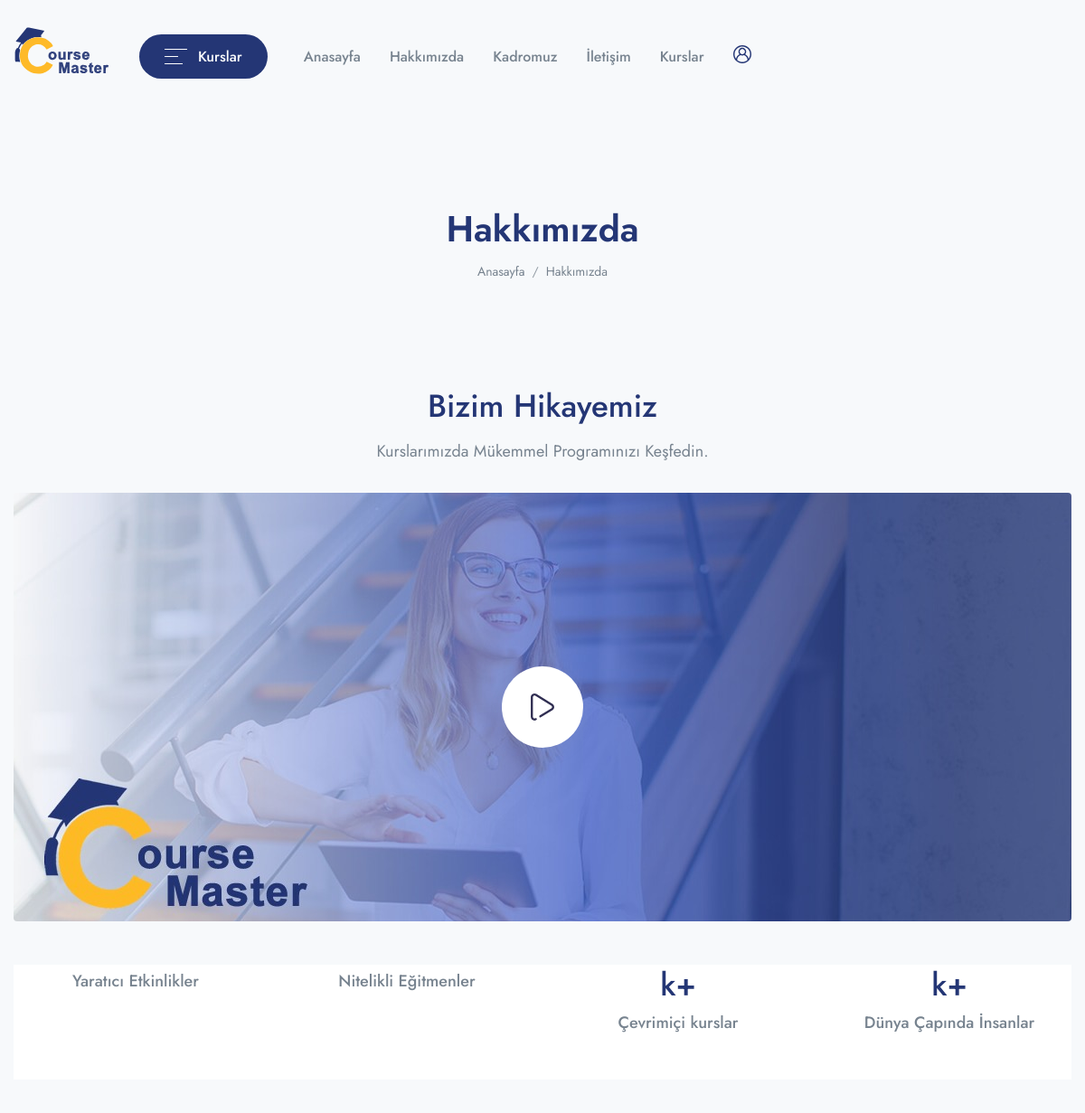
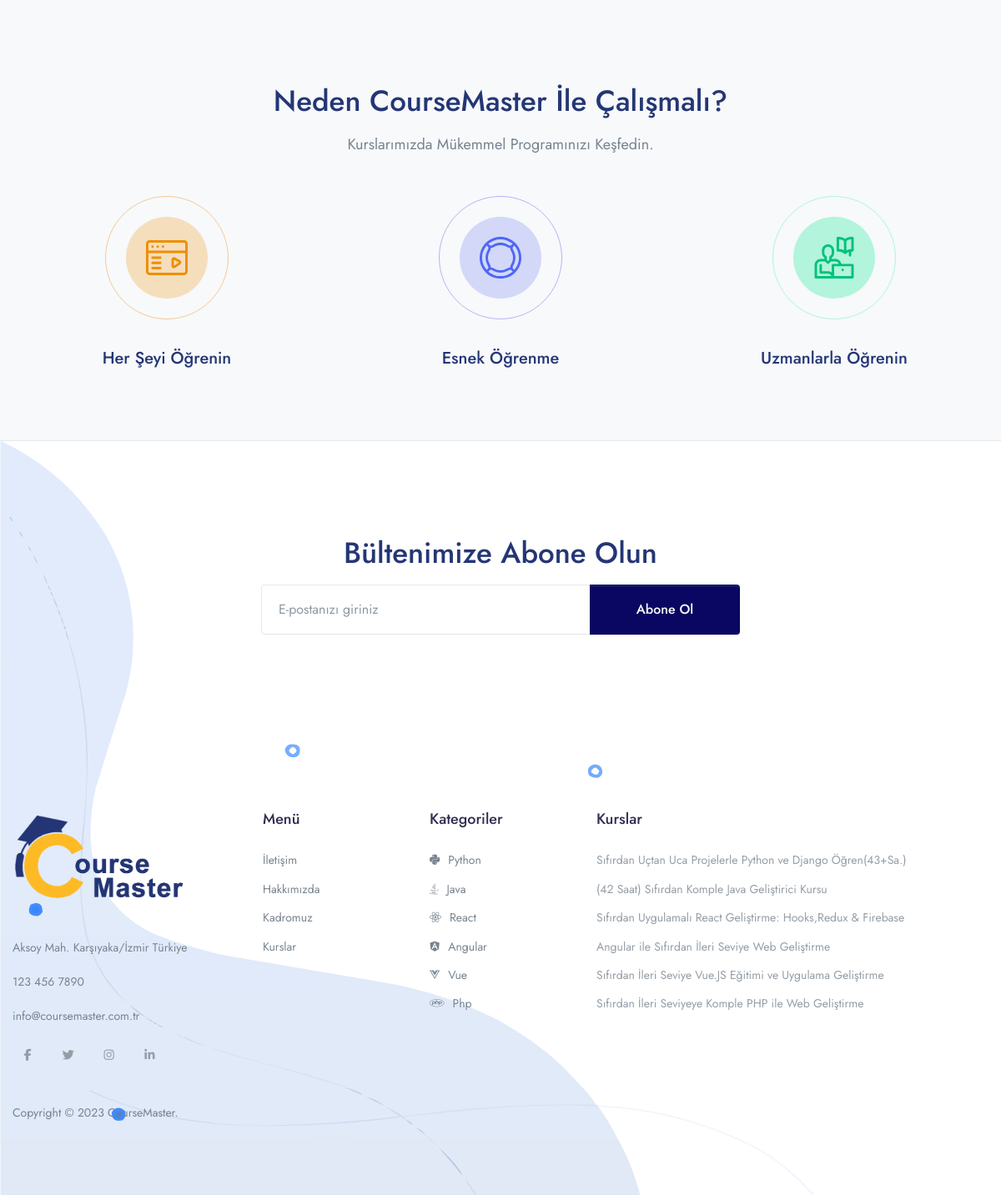
/about, run on the app's committed database (2 pictures, top to bottom).
### app/models.py (models this page shows, shortened)
class Categories(models.Model):
    icon = models.CharField(max_length=200,null=True)
    name = models.CharField(max_length=200)
    def get_all_category(self):
        return Categories.objects.all().order_by("id")

class Course(models.Model):
    STATUS = (
        ('PUBLISH','PUBLISH'),
        ('DRAFT','DRAFT'),
    )
    featured_image = models.ImageField(upload_to="Media/featured_img",null=True)
    featured_video = models.CharField(max_length = 300, null=True)
    title = models.CharField(max_length=500)
    created_at = models.DateField(auto_now_add=True)
    author = models.ForeignKey(Author,on_delete=models.CASCADE,null=True)
    category =models.ForeignKey(Categories,on_delete=models.CASCADE)
    level=models.ForeignKey(Level,on_delete=models.CASCADE,null=True)
    description = models.TextField()
    price = models.IntegerField(null=True,default=0)
    discount = models.IntegerField(null=True)
    language=models.ForeignKey(Language,on_delete=models.CASCADE,null=True)
    Deadline=models.CharField(max_length=100,null=True)
    slug = models.SlugField(default='',max_length=500,null=True,blank=True)
    status=models.CharField(choices=STATUS,max_length=100,null=True)
    Certificate=models.CharField(null=True,max_length=100)
    def get_absolute_url(self):
        from django.urls import reverse
        return reverse("course_details",kwargs={'slug':self.slug})

### CourseMasterApp/views.py (the view)
# urls.py: path('about',views.ABOUT_US,name="about_us"),
def ABOUT_US(request):
    category = Categories.get_all_category(Categories)
    context = {
        'category':category
    }
    return render(request,'Main/about_us.html',context)

### templates/Main/about_us.html (shortened to what this page needs)
{% extends "base.html" %}
{% load static %}
{% block content %}
    <header class="py-8 py-md-11" style="background-image: none;">
        <div class="container text-center py-xl-2">
            <h1 class="display-4 fw-semi-bold mb-0">Hakkımızda</h1>
            <nav aria-label="breadcrumb">
                <ol class="breadcrumb breadcrumb-scroll justify-content-center">
                    <li class="breadcrumb-item">
                        <a class="text-gray-800" href="/">
                            Anasayfa
                        </a>
                    </li>
                    <li class="breadcrumb-item text-gray-800 active" aria-current="page">
                        Hakkımızda
                    </li>
                </ol>
            </nav>
        </div>
    </header>
    <div class="container pb-4 pb-xl-7">
        <div class="text-center mb-md-6 mb-4">
            <h1 class="mb-3">Bizim Hikayemiz</h1>
            <p class="font-size-lg mb-5 text-capitalize">Kurslarımızda Mükemmel Programınızı Keşfedin.</p>
        </div>
        <div class="mb-8">
            <div class="py-12 py-md-14 bg-cover rounded text-center" style="background-image: url({% static 'assets/img/course-master-banner.jpg' %});">
                <a href="https://youtu.be/9pJTdYcKVsM?si=sNYfe4qh42M9L4Tj" class="btn h-90p w-90p rounded-circle btn-white size-30-all d-inline-flex align-items-center justify-content-center shadow lift text-dark" data-fancybox>
                </a>
            </div>
        </div>
        <div class="pb-8 bg-white">
            <div class="row text-center">
                <div class="col-md-3 mb-6 mb-md-0">
                    <p class="font-size-lg fw-medium mb-0">Yaratıcı Etkinlikler</p>
                </div>
                <div class="col-md-3 mb-6 mb-md-0">
                    <p class="font-size-lg fw-medium mb-0">Nitelikli Eğitmenler</p>
                </div>
                <div class="col-md-3 mb-6 mb-md-0">
                    <div class="h1 mb-1">k+</div>
                    <p class="font-size-lg fw-medium mb-0">Çevrimiçi kurslar</p>
                </div>
                <div class="col-md-3 mb-6 mb-md-0">
                    <div class="h1 mb-1">k+</div>
                    <p class="font-size-lg fw-medium mb-0">Dünya Çapında İnsanlar</p>
                </div>
            </div>
        </div>
    </div>
    <section class="py-5 pt-md-11 pb-md-10 bg-light text-center">
        <div class="container">
            <div class="mb-md-8 mb-4">
                <h1>Neden CourseMaster İle Çalışmalı?</h1>
                <p class="font-size-lg mb-0 text-capitalize">Kurslarımızda Mükemmel Programınızı Keşfedin.</p>
            </div>
            <div class="row">
                <div class="col-md-4 mb-4 mb-md-0">
                    <div class="p-5 d-inline-block rounded-circle mb-6" style="border: 1px solid #F8C994;">
                        <div class="icon-circle icon-circle-lg" style="background-color: #f5debc; color: #EE8E00;">
                        </div>
                    </div>
                    <h4 class="mb-1">Her Şeyi Öğrenin</h4>
                </div>
                <div class="col-md-4 mb-4 mb-md-0">
                    <div class="p-5 d-inline-block rounded-circle mb-6" style="border: 1px solid #B7B3F8;">
                        <div class="icon-circle icon-circle-lg" style="background-color: #d3d8f8; color: #5066F5;">
                        </div>
                    </div>
                    <h4 class="mb-1">Esnek Öğrenme</h4>
                </div>
                <div class="col-md-4 mb-4 mb-md-0">
                    <div class="p-5 d-inline-block rounded-circle mb-6" style="border: 1px solid #B2F4DC;">
                        <div class="icon-circle icon-circle-lg" style="background-color: #b2f4dc; color: #00C27C;">
                        </div>
                    </div>
                    <h4 class="mb-1">Uzmanlarla Öğrenin</h4>
                </div>
            </div>
        </div>
    </section>
    <section class="py-6 py-md-11 border-top" data-jarallax data-speed=".8" style="background-color: #FFFFFF;">
        <div class="container text-center py-xl-4">
            <div class="row">
                <div class="col-xl-7 mx-auto">
                    <h1 class="text-capitalize">Bültenimize Abone Olun</h1>
                    <div class="mx-md-8">
                        <form>
                            <div class="input-group">
                                <input type="text" class="form-control" placeholder="E-postanızı giriniz" aria-label="Enter your email" aria-describedby="button-addon2">
                                <div class="input-group-append">
                                    <button class="btn btn-primary btn-sm-wide" type="button" id="button-addon2">Abone Ol</button>
                                </div>
                            </div>
                        </form>
                    </div>
                </div>
            </div>
        </div>
    </section>
{% endblock content %}

### templates/components/footer.html (shortened to what this page needs)
{% load static %}
<footer class="py-8 pt-md-11 position-relative bg-white">
  <div class="position-absolute bottom-0 left-0 shape-flip-both">
    <img
      src="{% static 'assets/img/illustrations/illustration-7.svg' %}"
      class="img-fluid"
      alt="..."
    />
  </div>
  <div class="container container-wd">
    <div class="row" id="accordionFooter">
      <div class="col-12 col-md-4 col-lg-3">
        <img
          src="{% static 'assets/img/coursemaster-logo.png' %}"
          alt="Course Master"
          class="footer-brand img-fluid mb-4 h-140p"
        />
        <p class="text-gray-800 mb-4 font-size-sm-alone">
          Aksoy Mah. Karşıyaka/İzmir Türkiye
        </p>
        <div class="mb-4">
          <a href="tel:1234567890" class="text-gray-800 font-size-sm-alone"
            >123 456 7890</a
          >
        </div>
        <div class="mb-4">
          <a
            href="mailto:info@coursemaster.com.tr"
            class="text-gray-800 font-size-sm-alone"
            >info@coursemaster.com.tr</a
          >
        </div>
        <ul class="list-unstyled list-inline list-social mb-4 mb-md-0">
          <li class="list-inline-item list-social-item">
            <a
              class="text-secondary font-size-sm w-36 h-36 shadow-dark-hover d-flex align-items-center justify-content-center rounded-circle border-hover"
            >
              <i class="fab fa-facebook-f"></i>
            </a>
          </li>
          <li class="list-inline-item list-social-item">
            <a
              class="text-secondary font-size-sm w-36 h-36 shadow-dark-hover d-flex align-items-center justify-content-center rounded-circle border-hover"
            >
              <i class="fab fa-twitter"></i>
            </a>
          </li>
          <li class="list-inline-item list-social-item">
            <a
              class="text-secondary font-size-sm w-36 h-36 shadow-dark-hover d-flex align-items-center justify-content-center rounded-circle border-hover"
            >
              <i class="fab fa-instagram"></i>
            </a>
          </li>
          <li class="list-inline-item list-social-item">
            <a
              class="text-secondary font-size-sm w-36 h-36 shadow-dark-hover d-flex align-items-center justify-content-center rounded-circle border-hover"
            >
              <i class="fab fa-linkedin-in"></i>
            </a>
          </li>
        </ul>
      </div>
      <div class="col-12 col-md-4 col-lg-2">
        <div class="mb-5 mb-xl-0 footer-accordion">
          <div id="widgetOne">
            <h5 class="mb-5">
              <button
                class="text-dark fw-medium footer-accordion-toggle d-flex align-items-center"
                type="button"
                data-bs-toggle="collapse"
                data-bs-target="#widgetcollapseOne"
                aria-expanded="true"
                aria-controls="widgetcollapseOne"
              >
                Menü
              </button>
            </h5>
          </div>
          <div
            id="widgetcollapseOne"
            class="collapse show"
            aria-labelledby="widgetOne"
            data-parent="#accordionFooter"
          >
            <ul
              class="list-unstyled text-gray-800 font-size-sm-alone mb-6 mb-md-8 mb-lg-0"
            >
              <li class="mb-3">
                <a href="{% url 'contact_us' %}" class="text-reset">
                  İletişim
                </a>
              </li>
              <li class="mb-3">
                <a href="{% url 'about_us' %}" class="text-reset">
                  Hakkımızda
                </a>
              </li>
              <li class="mb-3">
                <a href="{% url 'our_team' %}" class="text-reset"> Kadromuz </a>
              </li>
              <li class="mb-3">
                <a href="{% url 'single_course' %}" class="text-reset">
                  Kurslar
                </a>
              </li>
            </ul>
          </div>
        </div>
      </div>
      <div class="col-12 col-md-4 col-lg-2">
        <div class="mb-5 mb-xl-0 footer-accordion">
          <div id="widgetTwo">
            <h5 class="mb-5">
              <button
                class="text-dark fw-medium footer-accordion-toggle d-flex align-items-center"
                type="button"
                data-bs-toggle="collapse"
                data-bs-target="#widgetcollapseTwo"
                aria-expanded="false"
                aria-controls="widgetcollapseTwo"
              >
                Kategoriler
              </button>
            </h5>
          </div>
          <div
            id="widgetcollapseTwo"
            class="collapse"
            aria-labelledby="widgetTwo"
            data-parent="#accordionFooter"
          >
            <ul
              class="list-unstyled text-gray-800 font-size-sm-alone mb-6 mb-md-8 mb-lg-0 text-center"
            >
              {% for cat in category %}
              <li class="mb-3">
                <div class="d-flex align-items-center">
                  <div style="margin-right: 10px">
                    <i class="{{cat.icon}}"></i>
                  </div>
                  <div>{{cat.name}}</div>
                </div>
              </li>
               {% endfor %}
            </ul>
          </div>
        </div>
      </div>
      <div class="col-12 col-md-4 offset-md-4 col-lg-2 offset-lg-0">
        <div class="mb-5 mb-xl-0 footer-accordion">
          <div id="widgetThree">
            <h5 class="mb-5">
              <button
                class="text-dark fw-medium footer-accordion-toggle d-flex align-items-center"
                type="button"
                data-bs-toggle="collapse"
                data-bs-target="#widgetcollapseThree"
                aria-expanded="false"
                aria-controls="widgetcollapseThree"
              >
                Kurslar
              </button>
            </h5>
          </div>
          <div
            id="widgetcollapseThree"
            class="collapse"
            aria-labelledby="widgetThree"
            data-parent="#accordionFooter"
          >
            {% for cat in category %}
            <ul class="list-unstyled text-gray-800 font-size-sm-alone mb-0">
              <li class="mb-3">
                {% for i in cat.course_set.all %}
                <a class="dropdown-item" href="{{i.get_absolute_url}}">
                  {{i.title}}
                </a>
                {% endfor %}
              </li>
            </ul>
            {% endfor %}
          </div>
        </div>
      </div>
      <div class="col-12 my-md-5">
        <div
          class="pb-5 pt-6 py-md-4 text-center text-xl-start d-flex flex-column d-md-block d-xl-flex flex-xl-row align-items-center"
        >
          <p
            class="text-gray-800 font-size-sm-alone d-block mb-0 mb-md-2 mb-xl-0 order-1 order-md-0 px-9 px-md-0"
          >
            Copyright © 2023 CourseMaster.
          </p>
        </div>
      </div>
    </div>
  </div>
</footer>

### data on the page
Categories: name "Python"
Categories: name "Java"
Categories: name "React"
Categories: name "Angular"
Categories: name "Vue"
Categories: name "Php"
Course: title "Sıfırdan Uçtan Uca Projelerle Python ve Django Öğren(43+Sa.)"
Course: title "(42 Saat) Sıfırdan Komple Java Geliştirici Kursu"
Course: title "Sıfırdan Uygulamalı React Geliştirme: Hooks,Redux & Firebase"
Course: title "Angular ile Sıfırdan İleri Seviye Web Geliştirme"
Course: title "Sıfırdan İleri Seviye Vue.JS Eğitimi ve Uygulama Geliştirme"
Course: title "Sıfırdan İleri Seviyeye Komple PHP ile Web Geliştirme"
